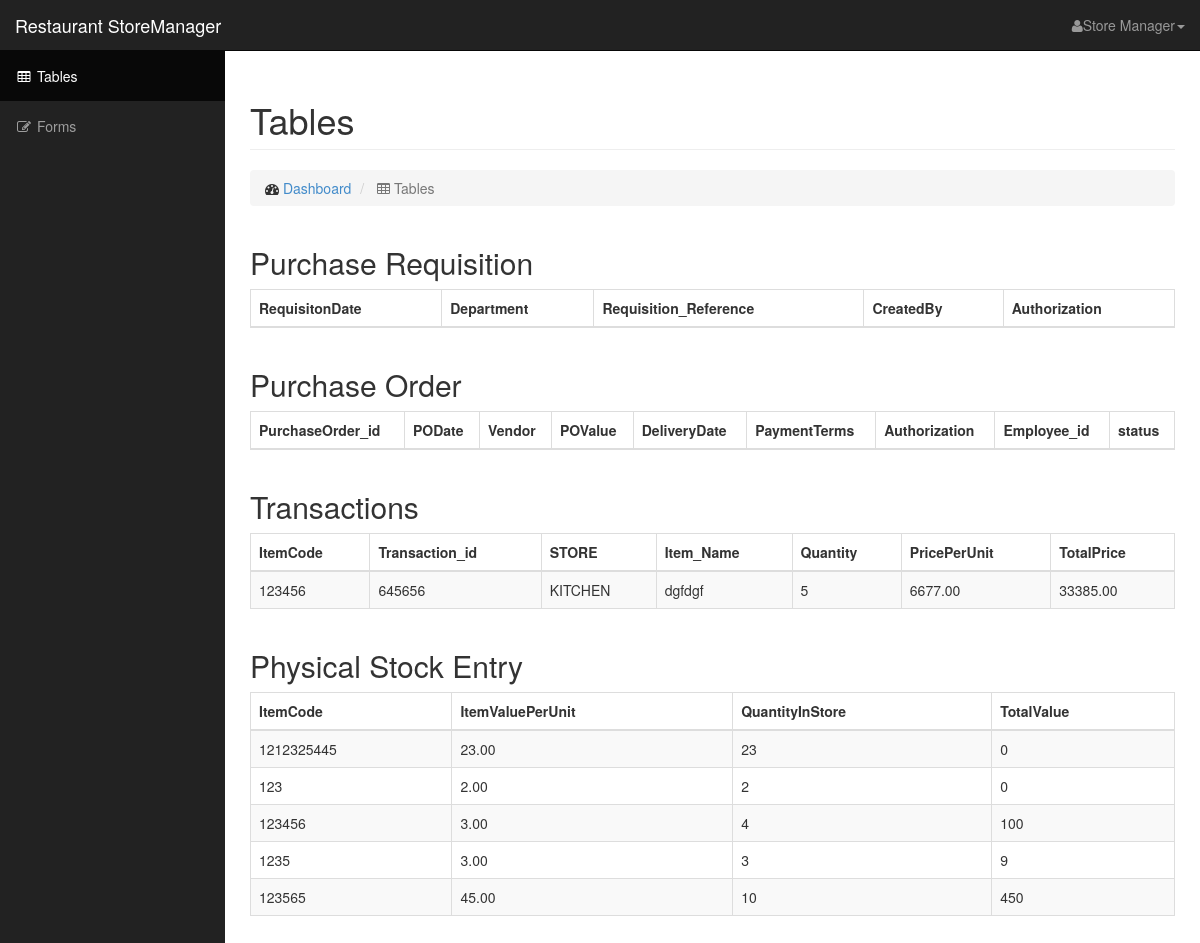
Screenshot of /storemanager/tables.php with the database file from the repository.
### tables this page shows
CREATE TABLE `Transactions` (
  `ItemCode` varchar(10) DEFAULT NULL,
  `Transaction_id` varchar(100) NOT NULL,
  `STORE` enum('KITCHEN','MANAGEMENT') DEFAULT NULL,
  `Item_Name` varchar(100) NOT NULL,
  `Quantity` int(10) NOT NULL,
  `PricePerUnit` float(10,2) NOT NULL,
  `TotalPrice` float(20,2) NOT NULL,
  KEY `ItemCode` (`ItemCode`),
  CONSTRAINT `Transactions_ibfk_1` FOREIGN KEY (`ItemCode`) REFERENCES `PhysicalStockEntry` (`ItemCode`) ON UPDATE CASCADE
);

CREATE TABLE `PhysicalStockEntry` (
  `ItemCode` varchar(10) NOT NULL,
  `ItemValuePerUnit` float(5,2) NOT NULL,
  `QuantityInStore` int(10) NOT NULL,
  `TotalValue` int(10) NOT NULL,
  PRIMARY KEY (`ItemCode`),
  UNIQUE KEY `ItemCode` (`ItemCode`)
);

### storemanager/tables.php (the view, shortened to what this page needs)
<?php
$db = "Restaurant";
$hostname = "localhost";
$username = "IntroToDB";
$password = "db123";
$condb = mysqli_connect($hostname, $username, $password, $db);
function getColumns($tablenames) {
	global $hostname, $db, $username,	$password;
	try {
		$condb = new PDO("mysql:host=$hostname;dbname=$db", $username, $password);
		$condb->setAttribute(PDO::ATTR_EMULATE_PREPARES, false);
		$condb->setAttribute(PDO::ATTR_ERRMODE, PDO::ERRMODE_EXCEPTION);
		$query = $condb->prepare("DESCRIBE $tablenames");
		$query->execute();
		$table_names = $query->fetchAll(PDO::FETCH_COLUMN);
		return $table_names;
	} catch(PDOExcepetion $e) {
		echo $e->getMessage();
	}
}
function GetTable($table_name) {
	global $condb;
	$details = "SELECT * from ".$table_name;
	echo '<thead>';
	echo '<tr>';
	$mad = getColumns($table_name);
	for ($i = 0; $i < sizeof($mad); $i++) {
		echo '<th>',$mad[$i],'</th>';
	}
	echo '</tr>';
	echo '</thead>';
	echo '<tbody>';
	$idno = 0;
	$result = mysqli_query($condb, $details);
	if (mysqli_num_rows($result)){
		while($row = mysqli_fetch_row($result)) {
			$id = $table_name.(string)$idno;
			$idno++;
			echo "<tr id='$id' onClick='getId(this);' type='button' data-toggle='modal' data-target='#myModal'>";
			$single = array();
			foreach($row as $value) {
				if($value != '') {
					array_push($single, $value);
					echo '<td>',$value,'</td>';
				}
				else {
					array_push($single, 'NULL');
					echo '<td>','NULL','</td>';
				}
			}
			echo '</tr>';
		}
	}
	echo '</tbody>';
}
?>
<!DOCTYPE html>
<html lang="en">
<head>
    <link href="css/bootstrap.min.css" rel="stylesheet">
    <link href="css/sb-admin.css" rel="stylesheet">
    <link href="font-awesome-4.1.0/css/font-awesome.min.css" rel="stylesheet" type="text/css">
	<link rel="stylesheet" href="../bootstrapvalidator/dist/css/bootstrapValidator.min.css"/>
</head>
<body>
    <div id="wrapper">
        <nav class="navbar navbar-inverse navbar-fixed-top" role="navigation">
            <div class="navbar-header">
                <a class="navbar-brand" href="tables.php">Restaurant StoreManager</a>
            </div>
            <ul class="nav navbar-right top-nav">
                <li class="dropdown">
                    <a href="#" class="dropdown-toggle" data-toggle="dropdown"><i class="fa fa-user"></i>Store Manager<b class="caret"></b></a>
                </li>
            </ul>
            <div class="collapse navbar-collapse navbar-ex1-collapse">
                <ul class="nav navbar-nav side-nav">
                    <li class="active">
                        <a href="tables.php"><i class="fa fa-fw fa-table"></i> Tables</a>
                    </li>
		    <li>
		        <a href="forms.php"><i class="fa fa-fw fa-edit"></i> Forms</a>
		    </li>
                </ul>
            </div>
        </nav>
        <div id="page-wrapper">
            <div class="container-fluid">
                <div class="row">
                    <div class="col-lg-12">
                        <h1 class="page-header">
                            Tables
                        </h1>
                        <ol class="breadcrumb">
                            <li>
                                <i class="fa fa-dashboard"></i>  <a href="index.php">Dashboard</a>
                            </li>
                            <li class="active">
                                <i class="fa fa-table"></i> Tables
                            </li>
                        </ol>
                    </div>
                </div>
                <div class="col-lg-4444">
                <h2>Purchase Requisition</h2>
                        <div class="table-responsive">
                            <table class="table table-bordered table-hover table-striped">
                                <?php
                                	GetTable('PurchaseRequisition');
                                ?>
                            </table>
                </div>
                </div>
                <div class="col-lg-4444">
                <h2>Purchase Order</h2>
                        <div class="table-responsive">
                            <table class="table table-bordered table-hover table-striped">
                                <?php
                                	GetTable('PurchaseOrder');
                                ?>
                            </table>
                </div>
                </div>
                <div class="col-lg-4444">
                <h2>Transactions</h2>
                        <div class="table-responsive">
                            <table class="table table-bordered table-hover table-striped">
                                <?php
                                	GetTable('Transactions');
                                ?>
                            </table>
                </div>
                </div>
                <h2>Physical Stock Entry</h2>
                        <div class="table-responsive">
                            <table class="table table-bordered table-hover table-striped">
                                <?php
                                	GetTable('PhysicalStockEntry');
                                ?>
                            </table>
                </div>
                </div>
        </div>
    </div>
</body>
</html>

### storemanager/css/sb-admin.css (style rules this page uses)
body { margin-top: 100px; background-color: #222; }
@media (min-width:768px) { body { margin-top: 50px; } }
#wrapper { padding-left: 0; }
#page-wrapper { width: 100%; padding: 0; background-color: #fff; }
@media (min-width:768px) { #wrapper { padding-left: 225px; } }
@media (min-width:768px) { #page-wrapper { padding: 10px; } }
.top-nav { padding: 0 15px; }
.top-nav>li { display: inline-block; float: left; }
.top-nav>li>a { padding-top: 15px; padding-bottom: 15px; line-height: 20px; color: #999; }
@media (min-width:768px) { .side-nav { position: fixed; top: 51px; left: 225px; width: 225px; margin-left: -225px; border: none; border-radius: 0; overflow-y: auto; background-color: #222; } }
@media (min-width:768px) { .side-nav>li>a { width: 225px; } }

### rows the page displays
transactions: ItemCode "123456", Transaction_id "645656", STORE "KITCHEN", Item_Name "dgfdgf", Quantity "5", PricePerUnit "6677.00", TotalPrice "33385.00"
physicalstockentry: ItemCode "1212325445", ItemValuePerUnit "23.00", QuantityInStore "23", TotalValue "0"
physicalstockentry: ItemCode "123", ItemValuePerUnit "2.00", QuantityInStore "2", TotalValue "0"
physicalstockentry: ItemCode "123456", ItemValuePerUnit "3.00", QuantityInStore "4", TotalValue "100"
physicalstockentry: ItemCode "1235", ItemValuePerUnit "3.00", QuantityInStore "3", TotalValue "9"
physicalstockentry: ItemCode "123565", ItemValuePerUnit "45.00", QuantityInStore "10", TotalValue "450"

### other values shown
$mad[$i] "RequisitonDate"
$mad[$i] "Department"
$mad[$i] "Requisition_Reference"
$mad[$i] "CreatedBy"
$mad[$i] "Authorization"
$mad[$i] "PurchaseOrder_id"
$mad[$i] "PODate"
$mad[$i] "Vendor"
$mad[$i] "POValue"
$mad[$i] "DeliveryDate"
$mad[$i] "PaymentTerms"
$mad[$i] "Employee_id"
$mad[$i] "status"
$mad[$i] "ItemCode"
$mad[$i] "Transaction_id"
